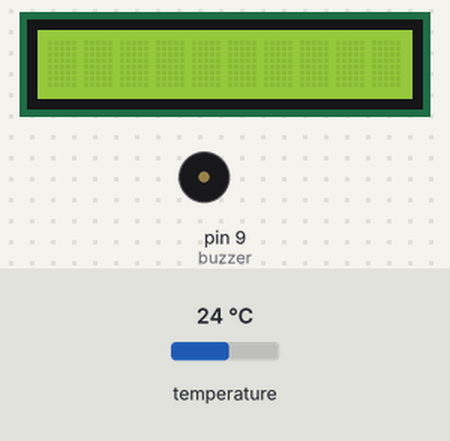
Recording of a sketch running on a simulated Arduino Uno, built with avr-gcc and run on an emulated ATmega328P. Shown: 10×1 character LCD, buzzer (waves = sounding). The test bench sets the inputs (shaded band); at power-on: temperature 24 °C. What the sketch prints to the serial monitor is not drawn. At 8.0 s the program stops and its outputs stay as they are.

Above: at 0.1 s.
At 2.0 s:
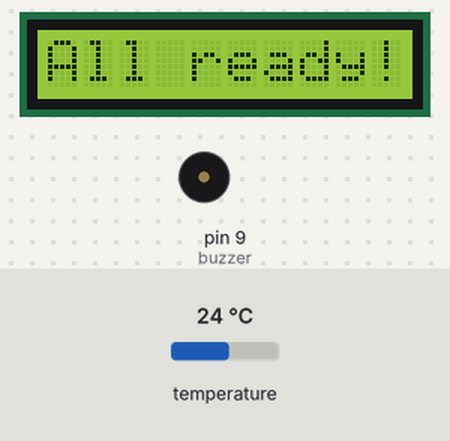
Timing chart, 0 to 7.5 s (numbered marks = the images above):
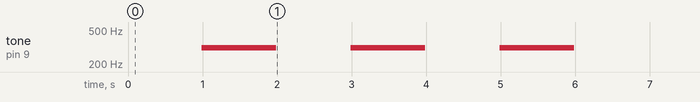

The sketch:

LCDscreen.ino
```cpp
#include <math.h>
#include <OneWire.h>
#include <DallasTemperature.h>
#include <LiquidCrystal.h>

#define ONE_WIRE_BUS 9
OneWire oneWire(ONE_WIRE_BUS);
DallasTemperature sensors(&oneWire);
// ECE 110 Honors Code:
//

int pin[] = {0,1};
int time = 0;
int tones[] = {311, 311, 311, 311, 392, 392, 392, 392, 415, 440};
//              {261, 277, 294, 311, 330, 349, 370, 392, 415, 440};
//              mid C  C#   D    D#   E    F    F#   G    G#   A

// initialize the library with the numbers of the interface pins
LiquidCrystal lcd(7,8,9,10,11,12);
const int buzzer = 9; //buzzer in pin 9

void setup()
{
  Serial.begin(9600);  //Start the serial connection with the computer
                       //to view the result open the serial monitor
  sensors.begin();
  lcd.begin(10,1);    //prep lcd screen
  lcd.clear();
  pinMode(buzzer, OUTPUT);
}

void loop()                     // run over and over again
{

 //getting the voltage reading from the temperature sensor
 int reading[] = {analogRead(pin[0]), sensors.requestTemperatures()};

 // converting that reading to voltage, for 3.3v arduino use 3.3
 double voltage[] = {reading[0] * 5.0, 0};
 voltage[0] /= 1024.0;
 voltage[1] /= 1024.0;

 // calculate temperature in Celsius
 double temperatureC[] = {(voltage[0] - 0.5) * 100, sensors.getTempCByIndex(0)};  //converting from 10 mv per degree wit 500 mV offset
                                                                               //to degrees ((voltage - 500mV) times 100)
 //temporary print for debugging
 Serial.print("This is the outside temperature: "); Serial.print(temperatureC[0]); Serial.println(" degrees C");
 Serial.print("This is the liquid temperature: "); Serial.print(temperatureC[1]); Serial.println(" degrees C");

 // now convert to Fahrenheit
 double temperatureF[] = {(temperatureC[0] * 9.0 / 5.0) + 32.0, (temperatureC[1] * 9.0 / 5.0) + 32.0};

 //temporary print for debugging
 Serial.print("This is the outside temperature: "); Serial.print(temperatureF[0]); Serial.println(" degrees C");
 Serial.print("This is the liquid temperature: "); Serial.print(temperatureF[1]); Serial.println(" degrees C");

 //calculate time left (TO DO: change constant k)
 double timeLeft = NewtonsLawofCooling(temperatureF[0], temperatureF[1], 0.00015, 50);

//if only sample once then print out time left till 0 and exit loop
 for(int countDown = timeLeft; countDown >= 0; countDown--) {
   lcd.setCursor(0,0);
   if(countDown != 0){
     lcd.print(countDown); lcd.print(" secs left!");
   } else {
     lcd.print("All ready!");
     buzzerPlay();
   }
   delay(1000); //wait 1 second
 }
 exit(0);

// delay(20000);                                     //sample every 20 seconds
}

//calculates Newton's Law of Cooling (inverse to find time)
//@param inside: temperature of the liquid
        //outside: temperature fo the outside
        //k: the cooling constant specific to our cup
        //final: ideal final temperature
//return the time it takes for the liquid to cool to ideal temperature
double NewtonsLawofCooling(double outside, double inside, int k, double final) {
  double inputTolog = (final - outside) / (inside - outside);
  double time = log(inputTolog) / (double)(-1*k);
  return time;
}

//buzzer noise function - right now buzzes 3 times
//Lizzie add music maybe?
void buzzerPlay() {
 for(int i = 0; i < 3; i++) {
  tone(buzzer, tones[1]); //can switch which tone to use
  delay(1000);
  noTone(buzzer);
  delay(1000);
 }
}
```

Measured:
- by itself, tone on pin 9 (buzzer): alternates 311 Hz for 1.0 s and silent for 1.0 s, 6 changes in all, then stays silent
